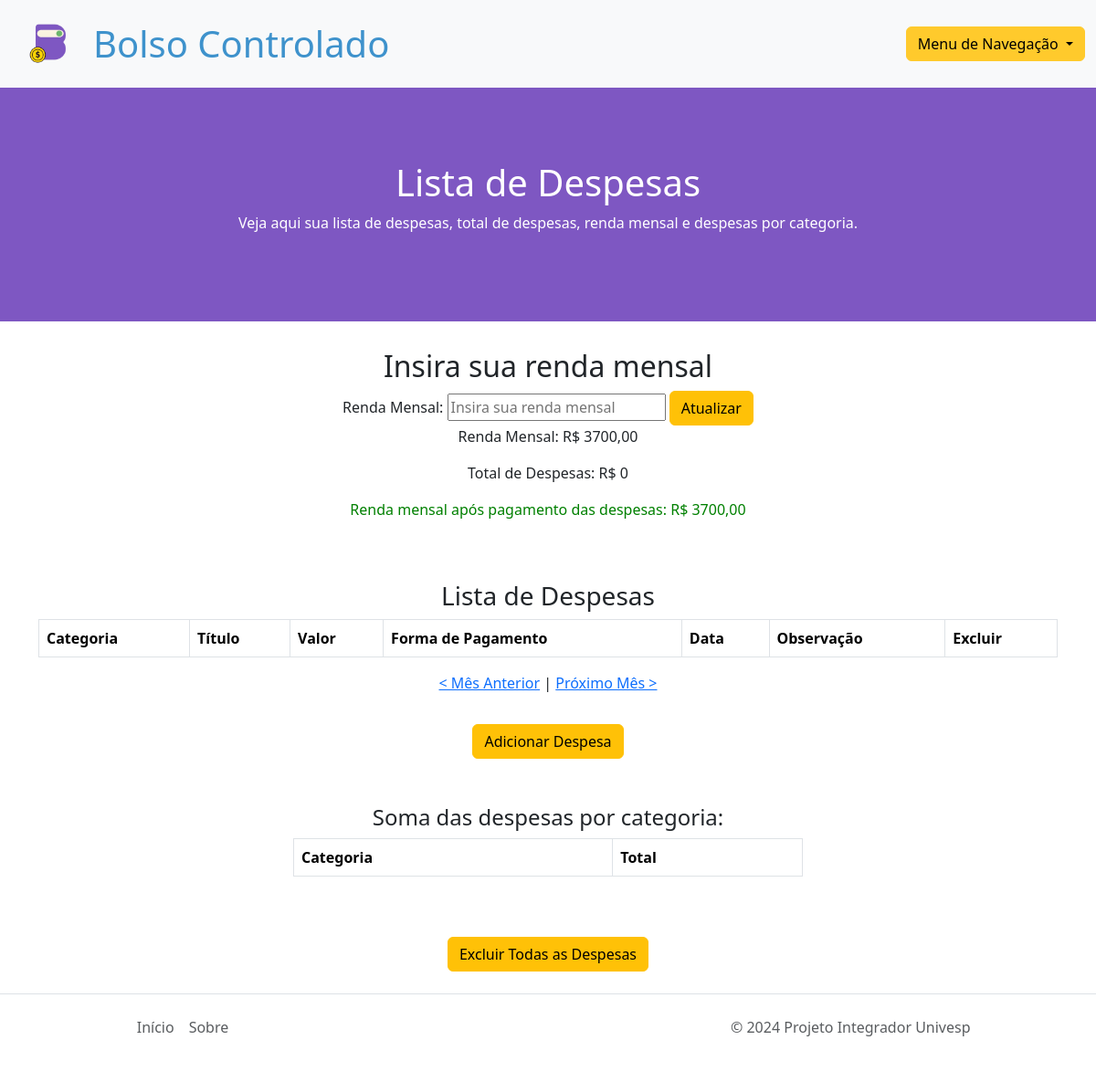
/expenses/2025/7/ (signed in), run on an earlier commit of the app's database.
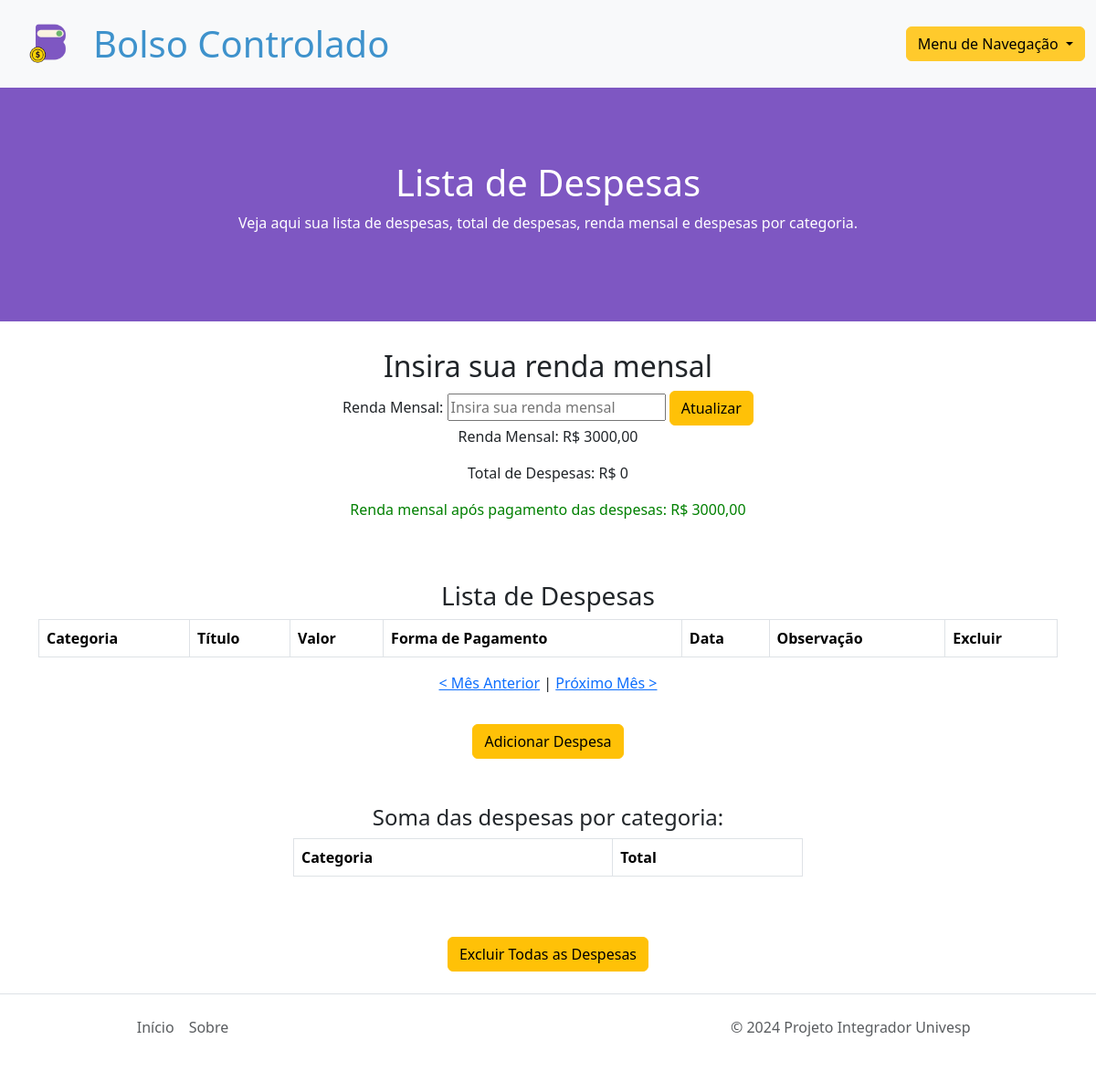
And on a later commit of the database.
### expenses/models.py (models this page shows, shortened)
class UserProfile(models.Model):
    user = models.OneToOneField(User, on_delete=models.CASCADE, related_name='user_profile')  # Adicione related_name
    salary = models.DecimalField(max_digits=10, decimal_places=2, default=0)

### expenses/views.py (the view, shortened to what this page needs)
# urls.py: path('expenses/', ExpenseListView.as_view(), name='expense_list'),
class ExpenseListView(LoginRequiredMixin, ListView):
    model = Expense
    template_name = 'expenses/expense_list.html'
    context_object_name = 'expenses'
    def get_queryset(self):
        year = self.kwargs.get('year', None)
        month = self.kwargs.get('month', None)
        if year is None or month is None:
            current_date = datetime.now()
            year = current_date.year
            month = current_date.month
        return Expense.objects.filter(user=self.request.user, date__year=year, date__month=month)
    def get_context_data(self, **kwargs):
        context = super().get_context_data(**kwargs)
        year = int(self.kwargs.get('year', datetime.now().year))
        month = int(self.kwargs.get('month', datetime.now().month))
        prev_month, prev_year = (month - 1, year) if month > 1 else (12, year - 1)
        next_month, next_year = (month + 1, year) if month < 12 else (1, year + 1)
        expenses = self.get_queryset()
        total_expenses = expenses.aggregate(total=Sum('amount'))['total'] or 0
        salary = UserProfile.objects.get(user=self.request.user).salary if UserProfile.objects.filter(user=self.request.user).exists() else None
        difference = salary - total_expenses if salary is not None else None
        expenses_by_category = expenses.values('expense_category').annotate(total_amount=Sum('amount'))
        context.update({
            'total_expenses': round(total_expenses, 2),
            'salary': salary,
            'difference': difference,
            'expenses_by_category': expenses_by_category,
            'year': year,
            'month': month,
            'prev_year': prev_year,
            'prev_month': prev_month,
            'next_year': next_year,
            'next_month': next_month,
        })
        return context

### expenses/templates/expenses/expense_list.html (shortened to what this page needs)
{% extends 'base-3.html' %}
{% load static %}
{% block content %}
<div id="banner">
    <h1 id="cor-letra-banner">Lista de Despesas</h1>
    <p id="cor-letra-banner">Veja aqui sua lista de despesas, total de despesas, renda mensal e despesas por categoria.</p>
</div>
<div class="text-center" style="padding-top: 30px;">
    <h2>Insira sua renda mensal</h2>
    <form action="{% url 'expense_list' %}" method="post">
        <label for="salary">Renda Mensal:</label>
        <input type="text" id="salary" name="salary" placeholder="Insira sua renda mensal">
        <button class="btn btn-warning" type="submit">Atualizar</button>
    </form>
    {% if salary %}
    <p>Renda Mensal: R$ {{ salary }}</p>
    {% endif %}
    <p>Total de Despesas: R$ {{ total_expenses }}</p>
    {% if difference is not None %}
    {% if difference >= 0 %}
        <p style="color: green;">Renda mensal após pagamento das despesas: R$ {{ difference }}</p>
    {% else %}
        <p style="color: red;">Renda mensal após pagamento das despesas: <span style="color: red;">R$ {{ difference }}</span> <span style="color: red;">(Renda negativa)</span></p>
    {% endif %}
{% endif %}
</div>
<h3 class="text-center" style="padding-top: 50px;">Lista de Despesas</h3>
<div class="table-responsive">
    <table class="table table-bordered">
        <thead>
            <tr>
                <th scope="col">Categoria</th>
                <th scope="col">Título</th>
                <th scope="col">Valor</th>
                <th scope="col">Forma de Pagamento</th>
                <th scope="col">Data</th>
                <th scope="col">Observação</th>
                <th scope="col">Excluir</th>
            </tr>
        </thead>
    </table>
</div>
<div class="text-center" style="margin-bottom:3%">
    {% if year and month %}
        <p>
            <a href="{% if month > 1 %}{% url 'expense_list_month' year=year month=month|add:'-1' %}{% else %}{% url 'expense_list_month' year=year|add:'-1' month=12 %}{% endif %}">&lt; Mês Anterior</a> |
            <a href="{% if month < 12 %}{% url 'expense_list_month' year=year month=month|add:'1' %}{% else %}{% url 'expense_list_month' year=year|add:'1' month=1 %}{% endif %}">Próximo Mês &gt;</a>
        </p>
    {% endif %}
</div>
<div class="text-center">
    <button class="btn btn-warning" onclick="window.location.href='{% url 'add_expense' %}'">Adicionar Despesa</button>
</div>
<div>
    <div class="col-6 mx-auto">
        <h4 class="text-center" style="padding-top: 50px;">Soma das despesas por categoria:</h4>
        <div class="table-responsive">
            <table class="table table-bordered">
                <thead>
                    <tr>
                        <th scope="col">Categoria</th>
                        <th scope="col">Total</th>
                    </tr>
                </thead>
            </table>
        </div>
    </div>
</div>
<div class="text-center" style="margin-top: 50px;">
    <button class="btn btn-warning" data-toggle="modal" data-target="#confirmDeleteModal">Excluir Todas as Despesas</button>
</div>
{% endblock content %}

What changed in the data, as far as the page shows it:
changed UserProfile: salary "3700,00" → "3000,00"
Also different on the page:
{{ difference }}: "3700,00" → "3000,00"
